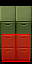

This is a level from a 2D game, rendered from its Tiled map with the project's own tilesets. A one-line summary and the map file follow, with tile-layer data summarised:
An orthogonal 1x2 tile map with 32x32 px tiles, 2 tile layers (objects, collision), 1 hidden layer not drawn, 6 tilesets.

<map version="1.0" orientation="orthogonal" width="1" height="2" tilewidth="32" tileheight="32">
 <tileset firstgid="1" name="furniture-modern" tilewidth="32" tileheight="32">
  <image source="../maps/graphics/tiles/furniture-modern.png" width="512" height="512" />
 </tileset>
 <tileset firstgid="257" name="furniture-placement" tilewidth="32" tileheight="32">
  <image source="../maps/graphics/tiles/furniture-placement.png" width="64" height="64" />
  <tile id="2">
   <properties>
    <property name="constraint" value="ground" />
   </properties>
  </tile>
  <tile id="3">
   <properties>
    <property name="constraint" value="wall" />
   </properties>
  </tile>
 </tileset>
 <tileset firstgid="261" name="collision" tilewidth="32" tileheight="32">
  <image source="../maps/graphics/tiles/collision.png" width="64" height="32" />
  <tile id="0">
   <properties>
    <property name="collision" value="short" />
   </properties>
  </tile>
 </tileset>
 <tileset firstgid="263" name="furniture-lab" tilewidth="32" tileheight="32">
  <image source="../maps/graphics/tiles/furniture-lab.png" width="512" height="512" />
 </tileset>
 <tileset firstgid="519" name="future-obj3" tilewidth="32" tileheight="32">
  <image source="../image-atlases/future-obj3.png" width="512" height="512" />
 </tileset>
 <tileset firstgid="775" name="future-obj4" tilewidth="32" tileheight="32">
  <image source="../image-atlases/future-obj4.png" width="512" height="512" />
 </tileset>
 <layer name="objects" width="1" height="2">
  <data>[2 cells, 2 non-empty, 2 distinct tile ids]</data>
 </layer>
 <layer name="constraints" width="1" height="2" visible="0">
  <data>[2 cells, 2 non-empty, 2 distinct tile ids]</data>
 </layer>
 <layer name="collision" width="1" height="2">
  <data>[2 cells, 1 non-empty, 1 distinct tile ids]</data>
 </layer>
</map>
